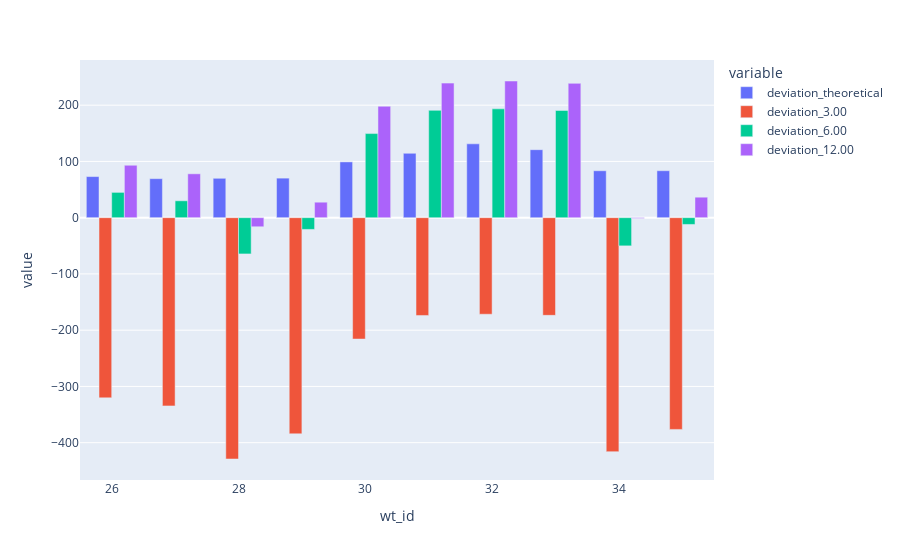

Notebook code for this chart:
### Code cell
fig = px.bar(
    data_frame = df_ip_mean_dev,
    x = df_ip_mean_dev.index,
    y = ["deviation_theoretical", "deviation_3.00", "deviation_6.00", "deviation_12.00"],
    barmode = "group",
)
fig.show()

### Figure 1 — Plotly figure (JSON) as saved in the notebook; plotly's stock layout.template omitted (floating-point values rounded to 4 significant figures)
{"data": [{"alignmentgroup": "True", "hovertemplate": "variable=deviation_theoretical<br>wt_id=%{x}<br>value=%{y}<extra></extra>", "legendgroup": "deviation_theoretical", "marker": {"color": "#636efa", "pattern": {"shape": ""}}, "name": "deviation_theoretical", "offsetgroup": "deviation_theoretical", "orientation": "v", "showlegend": true, "textposition": "auto", "type": "bar", "x": [26, 27, 28, 29, 30, 31, 32, 33, 34, 35], "xaxis": "x", "y": [73.08, 69.37, 70.03, 70.31, 99.2, 114.4, 131.3, 120.9, 83.42, 83.5], "yaxis": "y"}, {"alignmentgroup": "True", "hovertemplate": "variable=deviation_3.00<br>wt_id=%{x}<br>value=%{y}<extra></extra>", "legendgroup": "deviation_3.00", "marker": {"color": "#EF553B", "pattern": {"shape": ""}}, "name": "deviation_3.00", "offsetgroup": "deviation_3.00", "orientation": "v", "showlegend": true, "textposition": "auto", "type": "bar", "x": [26, 27, 28, 29, 30, 31, 32, 33, 34, 35], "xaxis": "x", "y": [-320.3, -334.6, -429.0, -384.3, -215.8, -173.8, -171.6, -173.6, -416.0, -376.4], "yaxis": "y"}, {"alignmentgroup": "True", "hovertemplate": "variable=deviation_6.00<br>wt_id=%{x}<br>value=%{y}<extra></extra>", "legendgroup": "deviation_6.00", "marker": {"color": "#00cc96", "pattern": {"shape": ""}}, "name": "deviation_6.00", "offsetgroup": "deviation_6.00", "orientation": "v", "showlegend": true, "textposition": "auto", "type": "bar", "x": [26, 27, 28, 29, 30, 31, 32, 33, 34, 35], "xaxis": "x", "y": [44.97, 30.02, -64.47, -20.85, 149.5, 190.8, 193.5, 190.6, -50.1, -12.03], "yaxis": "y"}, {"alignmentgroup": "True", "hovertemplate": "variable=deviation_12.00<br>wt_id=%{x}<br>value=%{y}<extra></extra>", "legendgroup": "deviation_12.00", "marker": {"color": "#ab63fa", "pattern": {"shape": ""}}, "name": "deviation_12.00", "offsetgroup": "deviation_12.00", "orientation": "v", "showlegend": true, "textposition": "auto", "type": "bar", "x": [26, 27, 28, 29, 30, 31, 32, 33, 34, 35], "xaxis": "x", "y": [93.21, 78.01, -16.15, 27.53, 198.1, 239.2, 243.0, 238.8, -1.258, 36.4], "yaxis": "y"}], "layout": {"barmode": "group", "legend": {"title": {"text": "variable"}, "tracegroupgap": 0}, "margin": {"t": 60}, "xaxis": {"anchor": "y", "domain": [0, 1], "title": {"text": "wt_id"}}, "yaxis": {"anchor": "x", "domain": [0, 1], "title": {"text": "value"}}}}
